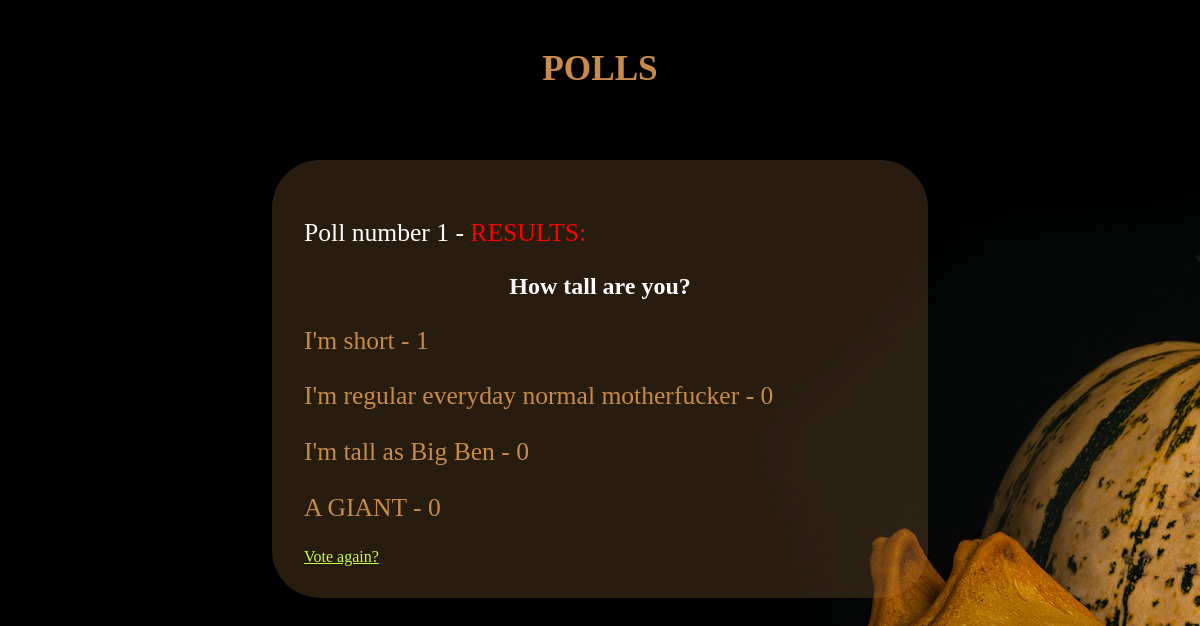
/polls/1/results/, run on an earlier commit of the app's database.
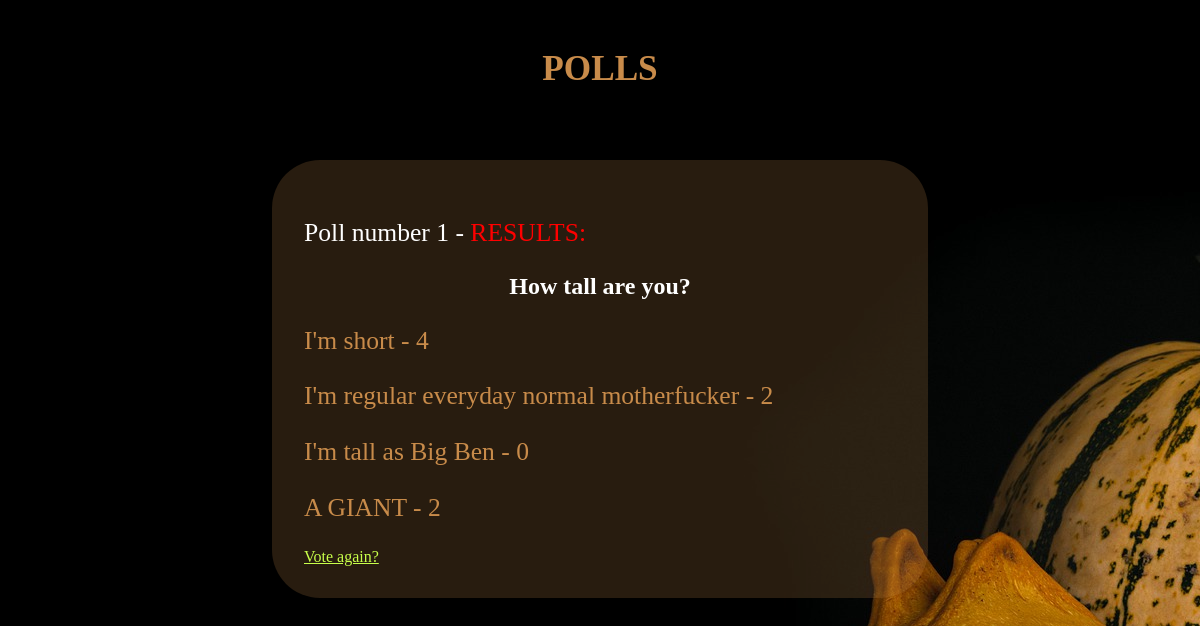
And on a later commit of the database.
### polls/models.py (models this page shows, shortened)
class Question(models.Model):
    text = models.CharField(max_length=300)
    date = models.DateTimeField()

class Option(models.Model):
    text = models.CharField(max_length=100)
    question = models.ForeignKey(Question, on_delete=models.CASCADE)
    votes = models.IntegerField(default=0)

### polls/views.py (the view)
# urls.py: path('<int:poll_num>/results/', views.show_results, name='results'),
def show_results(request, poll_num):
    question = get_object_or_404(Question, pk=poll_num)
    return render(request, 'polls/results.html', {'question': question})

### polls/templates/polls/results.html (shortened to what this page needs)
<!DOCTYPE html>
<html>
<head>
    {% load static %}
    <link rel="stylesheet" type="text/css"
          href="{% static 'polls/css/main.css' %}">
    <link rel="stylesheet" type="text/css"
        href="{% static 'polls/css/results.css' %}">
</head>
<header>
        <h1 id="title"><a href="{% url 'polls:homepage' %}">POLLS</a></h1>
</header>
<body>
<main>
    <div id="poll-header">
        <p>Poll number {{ question.id }} - <span style="color: red;">RESULTS:</span></p>
        <h2>{{ question.text }}</h2>
    </div>
    {% for option in question.option_set.all %}
        <p class="pumpkin-text">{{ option.text }} - {{ option.votes }}</p>
    {% endfor %}
    <a id="vote-again" href="{% url 'polls:details' question.id %}">Vote again?</a>
</main>
</body>
</html>

### polls/static/polls/css/main.css (style rules this page uses)
html { background-image: url('pumpkins.jpg'); }
header { position: fixed; top: 0; left: 0; width: 100%; height: 8em; text-align: center; }
header h1#title { margin: 1.4em; font-size: 2.2em; }
header h1#title a:link { color: rgba(200, 139, 74, 1); text-decoration: none; }
main { margin-top: 8em; }

### polls/static/polls/css/results.css (style rules this page uses)
main { width: 50%; background-color: rgba(200, 139, 74, .2); border-radius: 3em; margin: auto; margin-top: 10em; padding: 2em; }
#poll-header { color: white; }
#poll-header p { text-align: left; font-size: 1.6em; }
#poll-header h2 { text-align: center; }
.pumpkin-text { color: rgba(200, 139, 74, 1); font-size: 1.6em; }
#vote-again:link { color: rgba(200, 255, 74, 1); }

What changed in the data, as far as the page shows it:
changed Option "I'm short": votes "1" → "4"
changed Option "I'm regular everyday normal motherfucker": votes "0" → "2"
changed Option "A GIANT": votes "0" → "2"
